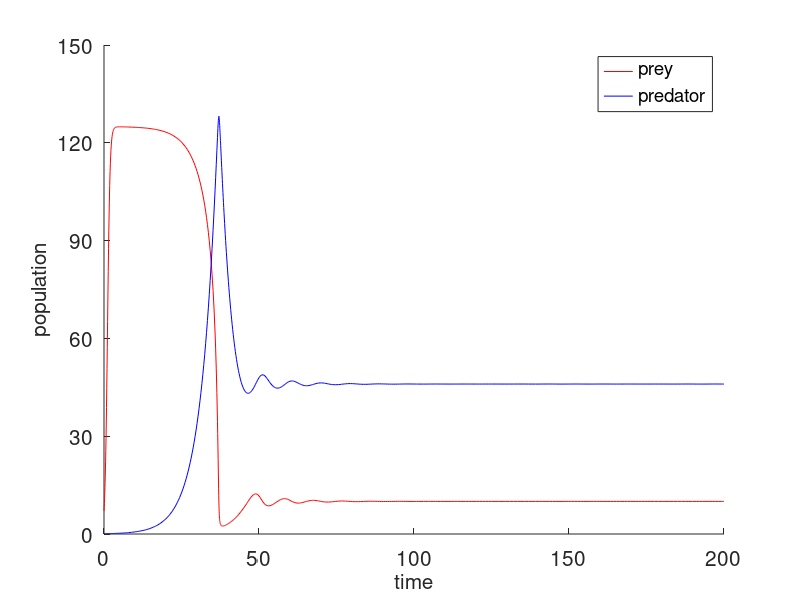

Write MATLAB code to recreate this figure.
% Predator-prey model.
% Time series of a predator/prey model.
clear
hold on
sys = @(t,x) [2.5.*x(1)-0.02.*(x(1).^2)-((x(1).^2).*x(2))./(x(1).^2+100);
((0.4.*(x(1).^2))./(x(1).^2+100)-0.2).*x(2)];
options = odeset('RelTol',1e-4,'AbsTol',1e-4);
[t,xa]=ode45(sys,[0 200],[7.1 .1],options);
plot(t,xa(:,1),'r')
plot(t,xa(:,2),'b')
legend('prey','predator')
axis([0 200 0 150])
fsize=15;
set(gca,'XTick',0:50:200,'FontSize',fsize)
set(gca,'YTick',0:30:150,'FontSize',fsize)
xlabel('time','FontSize',fsize)
ylabel('population','FontSize',fsize)
hold off